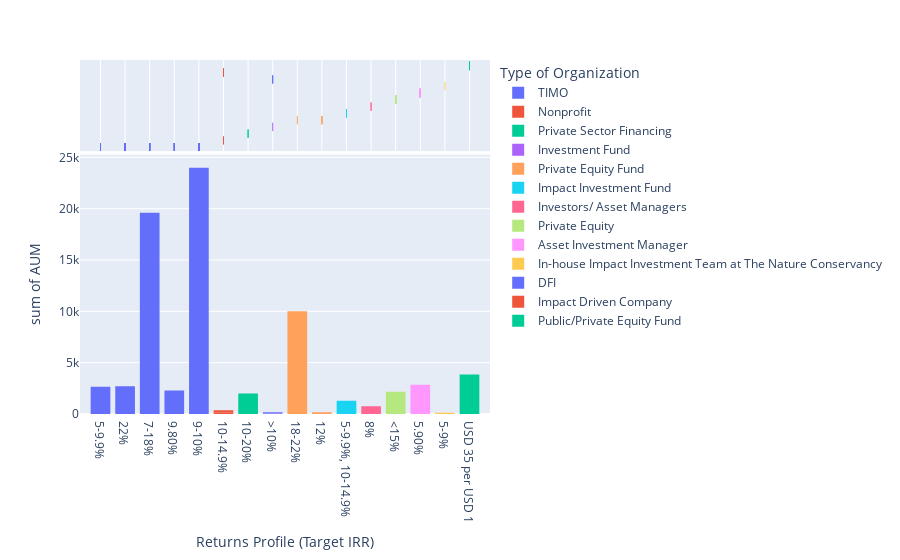

This figure's notebook cell:
### Code cell
fig = px.histogram(data, x="Returns Profile (Target IRR)", y="AUM", marginal="rug",color ="Type of Organization")
fig.show()

### Figure 1 — Plotly figure (JSON) as saved in the notebook; plotly's stock layout.template omitted (floating-point values rounded to 4 significant figures)
{"data": [{"alignmentgroup": "True", "bingroup": "x", "histfunc": "sum", "hovertemplate": "Type of Organization=TIMO<br>Returns Profile (Target IRR)=%{x}<br>sum of AUM=%{y}<extra></extra>", "legendgroup": "TIMO", "marker": {"color": "#636efa"}, "name": "TIMO", "offsetgroup": "TIMO", "orientation": "v", "showlegend": true, "type": "histogram", "x": ["5-9.9%", "5-9.9%", "5-9.9%", "22%", "22%", "22%", "22%", "22%", "22%", "22%", "22%", "22%", "7-18%", "7-18%", "7-18%", "7-18%", "7-18%", "7-18%", "7-18%", "9.80%", "9.80%", "9.80%", "9.80%", "9.80%", "9.80%", "9-10%", "9-10%", "9-10%", "9-10%", "9-10%", "9-10%", "9-10%", "9-10%"], "xaxis": "x", "y": [885, 885, 885, 300, 300, 300, 300, 300, 300, 300, 300, 300, 2800, 2800, 2800, 2800, 2800, 2800, 2800, 381, 381, 381, 381, 381, 381, 3000, 3000, 3000, 3000, 3000, 3000, 3000, 3000], "yaxis": "y"}, {"alignmentgroup": "True", "boxpoints": "all", "fillcolor": "rgba(255,255,255,0)", "hoveron": "points", "hovertemplate": "Type of Organization=TIMO<br>Returns Profile (Target IRR)=%{x}<extra></extra>", "jitter": 0, "legendgroup": "TIMO", "line": {"color": "rgba(255,255,255,0)"}, "marker": {"color": "#636efa", "symbol": "line-ns-open"}, "name": "TIMO", "offsetgroup": "TIMO", "showlegend": false, "type": "box", "x": ["5-9.9%", "5-9.9%", "5-9.9%", "22%", "22%", "22%", "22%", "22%", "22%", "22%", "22%", "22%", "7-18%", "7-18%", "7-18%", "7-18%", "7-18%", "7-18%", "7-18%", "9.80%", "9.80%", "9.80%", "9.80%", "9.80%", "9.80%", "9-10%", "9-10%", "9-10%", "9-10%", "9-10%", "9-10%", "9-10%", "9-10%"], "xaxis": "x2", "yaxis": "y2"}, {"alignmentgroup": "True", "bingroup": "x", "histfunc": "sum", "hovertemplate": "Type of Organization=Nonprofit<br>Returns Profile (Target IRR)=%{x}<br>sum of AUM=%{y}<extra></extra>", "legendgroup": "Nonprofit", "marker": {"color": "#EF553B"}, "name": "Nonprofit", "offsetgroup": "Nonprofit", "orientation": "v", "showlegend": true, "type": "histogram", "x": ["10-14.9%"], "xaxis": "x", "y": [150], "yaxis": "y"}, {"alignmentgroup": "True", "boxpoints": "all", "fillcolor": "rgba(255,255,255,0)", "hoveron": "points", "hovertemplate": "Type of Organization=Nonprofit<br>Returns Profile (Target IRR)=%{x}<extra></extra>", "jitter": 0, "legendgroup": "Nonprofit", "line": {"color": "rgba(255,255,255,0)"}, "marker": {"color": "#EF553B", "symbol": "line-ns-open"}, "name": "Nonprofit", "offsetgroup": "Nonprofit", "showlegend": false, "type": "box", "x": ["10-14.9%"], "xaxis": "x2", "yaxis": "y2"}, {"alignmentgroup": "True", "bingroup": "x", "histfunc": "sum", "hovertemplate": "Type of Organization=Private Sector Financing<br>Returns Profile (Target IRR)=%{x}<br>sum of AUM=%{y}<extra></extra>", "legendgroup": "Private Sector Financing", "marker": {"color": "#00cc96"}, "name": "Private Sector Financing", "offsetgroup": "Private Sector Financing", "orientation": "v", "showlegend": true, "type": "histogram", "x": ["10-20%", "10-20%"], "xaxis": "x", "y": [1000, 1000], "yaxis": "y"}, {"alignmentgroup": "True", "boxpoints": "all", "fillcolor": "rgba(255,255,255,0)", "hoveron": "points", "hovertemplate": "Type of Organization=Private Sector Financing<br>Returns Profile (Target IRR)=%{x}<extra></extra>", "jitter": 0, "legendgroup": "Private Sector Financing", "line": {"color": "rgba(255,255,255,0)"}, "marker": {"color": "#00cc96", "symbol": "line-ns-open"}, "name": "Private Sector Financing", "offsetgroup": "Private Sector Financing", "showlegend": false, "type": "box", "x": ["10-20%", "10-20%"], "xaxis": "x2", "yaxis": "y2"}, {"alignmentgroup": "True", "bingroup": "x", "histfunc": "sum", "hovertemplate": "Type of Organization=Investment Fund<br>Returns Profile (Target IRR)=%{x}<br>sum of AUM=%{y}<extra></extra>", "legendgroup": "Investment Fund", "marker": {"color": "#ab63fa"}, "name": "Investment Fund", "offsetgroup": "Investment Fund", "orientation": "v", "showlegend": true, "type": "histogram", "x": [">10%"], "xaxis": "x", "y": [60], "yaxis": "y"}, {"alignmentgroup": "True", "boxpoints": "all", "fillcolor": "rgba(255,255,255,0)", "hoveron": "points", "hovertemplate": "Type of Organization=Investment Fund<br>Returns Profile (Target IRR)=%{x}<extra></extra>", "jitter": 0, "legendgroup": "Investment Fund", "line": {"color": "rgba(255,255,255,0)"}, "marker": {"color": "#ab63fa", "symbol": "line-ns-open"}, "name": "Investment Fund", "offsetgroup": "Investment Fund", "showlegend": false, "type": "box", "x": [">10%"], "xaxis": "x2", "yaxis": "y2"}, {"alignmentgroup": "True", "bingroup": "x", "histfunc": "sum", "hovertemplate": "Type of Organization=Private Equity Fund<br>Returns Profile (Target IRR)=%{x}<br>sum of AUM=%{y}<extra></extra>", "legendgroup": "Private Equity Fund", "marker": {"color": "#FFA15A"}, "name": "Private Equity Fund", "offsetgroup": "Private Equity Fund", "orientation": "v", "showlegend": true, "type": "histogram", "x": ["18-22%", "12%", "12%", "12%"], "xaxis": "x", "y": [10000, 60.2, 60.2, 60.2], "yaxis": "y"}, {"alignmentgroup": "True", "boxpoints": "all", "fillcolor": "rgba(255,255,255,0)", "hoveron": "points", "hovertemplate": "Type of Organization=Private Equity Fund<br>Returns Profile (Target IRR)=%{x}<extra></extra>", "jitter": 0, "legendgroup": "Private Equity Fund", "line": {"color": "rgba(255,255,255,0)"}, "marker": {"color": "#FFA15A", "symbol": "line-ns-open"}, "name": "Private Equity Fund", "offsetgroup": "Private Equity Fund", "showlegend": false, "type": "box", "x": ["18-22%", "12%", "12%", "12%"], "xaxis": "x2", "yaxis": "y2"}, {"alignmentgroup": "True", "bingroup": "x", "histfunc": "sum", "hovertemplate": "Type of Organization=Impact Investment Fund<br>Returns Profile (Target IRR)=%{x}<br>sum of AUM=%{y}<extra></extra>", "legendgroup": "Impact Investment Fund", "marker": {"color": "#19d3f3"}, "name": "Impact Investment Fund", "offsetgroup": "Impact Investment Fund", "orientation": "v", "showlegend": true, "type": "histogram", "x": ["5-9.9%, 10-14.9%", "5-9.9%, 10-14.9%", "5-9.9%, 10-14.9%"], "xaxis": "x", "y": [429.5, 429.5, 429.5], "yaxis": "y"}, {"alignmentgroup": "True", "boxpoints": "all", "fillcolor": "rgba(255,255,255,0)", "hoveron": "points", "hovertemplate": "Type of Organization=Impact Investment Fund<br>Returns Profile (Target IRR)=%{x}<extra></extra>", "jitter": 0, "legendgroup": "Impact Investment Fund", "line": {"color": "rgba(255,255,255,0)"}, "marker": {"color": "#19d3f3", "symbol": "line-ns-open"}, "name": "Impact Investment Fund", "offsetgroup": "Impact Investment Fund", "showlegend": false, "type": "box", "x": ["5-9.9%, 10-14.9%", "5-9.9%, 10-14.9%", "5-9.9%, 10-14.9%"], "xaxis": "x2", "yaxis": "y2"}, {"alignmentgroup": "True", "bingroup": "x", "histfunc": "sum", "hovertemplate": "Type of Organization=Investors/ Asset Managers<br>Returns Profile (Target IRR)=%{x}<br>sum of AUM=%{y}<extra></extra>", "legendgroup": "Investors/ Asset Managers", "marker": {"color": "#FF6692"}, "name": "Investors/ Asset Managers", "offsetgroup": "Investors/ Asset Managers", "orientation": "v", "showlegend": true, "type": "histogram", "x": ["8%", "8%"], "xaxis": "x", "y": [380, 380], "yaxis": "y"}, {"alignmentgroup": "True", "boxpoints": "all", "fillcolor": "rgba(255,255,255,0)", "hoveron": "points", "hovertemplate": "Type of Organization=Investors/ Asset Managers<br>Returns Profile (Target IRR)=%{x}<extra></extra>", "jitter": 0, "legendgroup": "Investors/ Asset Managers", "line": {"color": "rgba(255,255,255,0)"}, "marker": {"color": "#FF6692", "symbol": "line-ns-open"}, "name": "Investors/ Asset Managers", "offsetgroup": "Investors/ Asset Managers", "showlegend": false, "type": "box", "x": ["8%", "8%"], "xaxis": "x2", "yaxis": "y2"}, {"alignmentgroup": "True", "bingroup": "x", "histfunc": "sum", "hovertemplate": "Type of Organization=Private Equity<br>Returns Profile (Target IRR)=%{x}<br>sum of AUM=%{y}<extra></extra>", "legendgroup": "Private Equity", "marker": {"color": "#B6E880"}, "name": "Private Equity", "offsetgroup": "Private Equity", "orientation": "v", "showlegend": true, "type": "histogram", "x": ["<15%", "<15%", "<15%", "<15%", "<15%", "<15%", "<15%", "<15%", "<15%"], "xaxis": "x", "y": [242, 242, 242, 242, 242, 242, 242, 242, 242], "yaxis": "y"}, {"alignmentgroup": "True", "boxpoints": "all", "fillcolor": "rgba(255,255,255,0)", "hoveron": "points", "hovertemplate": "Type of Organization=Private Equity<br>Returns Profile (Target IRR)=%{x}<extra></extra>", "jitter": 0, "legendgroup": "Private Equity", "line": {"color": "rgba(255,255,255,0)"}, "marker": {"color": "#B6E880", "symbol": "line-ns-open"}, "name": "Private Equity", "offsetgroup": "Private Equity", "showlegend": false, "type": "box", "x": ["<15%", "<15%", "<15%", "<15%", "<15%", "<15%", "<15%", "<15%", "<15%"], "xaxis": "x2", "yaxis": "y2"}, {"alignmentgroup": "True", "bingroup": "x", "histfunc": "sum", "hovertemplate": "Type of Organization=Asset Investment Manager<br>Returns Profile (Target IRR)=%{x}<br>sum of AUM=%{y}<extra></extra>", "legendgroup": "Asset Investment Manager", "marker": {"color": "#FF97FF"}, "name": "Asset Investment Manager", "offsetgroup": "Asset Investment Manager", "orientation": "v", "showlegend": true, "type": "histogram", "x": ["5.90%", "5.90%", "5.90%", "5.90%", "5.90%", "5.90%", "5.90%", "5.90%", "5.90%", "5.90%", "5.90%", "5.90%", "5.90%", "5.90%", "5.90%"], "xaxis": "x", "y": [190, 190, 190, 190, 190, 190, 190, 190, 190, 190, 190, 190, 190, 190, 190], "yaxis": "y"}, {"alignmentgroup": "True", "boxpoints": "all", "fillcolor": "rgba(255,255,255,0)", "hoveron": "points", "hovertemplate": "Type of Organization=Asset Investment Manager<br>Returns Profile (Target IRR)=%{x}<extra></extra>", "jitter": 0, "legendgroup": "Asset Investment Manager", "line": {"color": "rgba(255,255,255,0)"}, "marker": {"color": "#FF97FF", "symbol": "line-ns-open"}, "name": "Asset Investment Manager", "offsetgroup": "Asset Investment Manager", "showlegend": false, "type": "box", "x": ["5.90%", "5.90%", "5.90%", "5.90%", "5.90%", "5.90%", "5.90%", "5.90%", "5.90%", "5.90%", "5.90%", "5.90%", "5.90%", "5.90%", "5.90%"], "xaxis": "x2", "yaxis": "y2"}, {"alignmentgroup": "True", "bingroup": "x", "histfunc": "sum", "hovertemplate": "Type of Organization=In-house Impact Investment Team at The Nature Conservancy<br>Returns Profile (Target IRR)=%{x}<br>sum of AUM=%{y}<extra></extra>", "legendgroup": "In-house Impact Investment Team at The Nature Conservancy", "marker": {"color": "#FECB52"}, "name": "In-house Impact Investment Team at The Nature Conservancy", "offsetgroup": "In-house Impact Investment Team at The Nature Conservancy", "orientation": "v", "showlegend": true, "type": "histogram", "x": ["5-9%"], "xaxis": "x", "y": [130], "yaxis": "y"}, {"alignmentgroup": "True", "boxpoints": "all", "fillcolor": "rgba(255,255,255,0)", "hoveron": "points", "hovertemplate": "Type of Organization=In-house Impact Investment Team at The Nature Conservancy<br>Returns Profile (Target IRR)=%{x}<extra></extra>", "jitter": 0, "legendgroup": "In-house Impact Investment Team at The Nature Conservancy", "line": {"color": "rgba(255,255,255,0)"}, "marker": {"color": "#FECB52", "symbol": "line-ns-open"}, "name": "In-house Impact Investment Team at The Nature Conservancy", "offsetgroup": "In-house Impact Investment Team at The Nature Conservancy", "showlegend": false, "type": "box", "x": ["5-9%"], "xaxis": "x2", "yaxis": "y2"}, {"alignmentgroup": "True", "bingroup": "x", "histfunc": "sum", "hovertemplate": "Type of Organization=DFI<br>Returns Profile (Target IRR)=%{x}<br>sum of AUM=%{y}<extra></extra>", "legendgroup": "DFI", "marker": {"color": "#636efa"}, "name": "DFI", "offsetgroup": "DFI", "orientation": "v", "showlegend": true, "type": "histogram", "x": [">10%", ">10%"], "xaxis": "x", "y": [54, 54], "yaxis": "y"}, {"alignmentgroup": "True", "boxpoints": "all", "fillcolor": "rgba(255,255,255,0)", "hoveron": "points", "hovertemplate": "Type of Organization=DFI<br>Returns Profile (Target IRR)=%{x}<extra></extra>", "jitter": 0, "legendgroup": "DFI", "line": {"color": "rgba(255,255,255,0)"}, "marker": {"color": "#636efa", "symbol": "line-ns-open"}, "name": "DFI", "offsetgroup": "DFI", "showlegend": false, "type": "box", "x": [">10%", ">10%"], "xaxis": "x2", "yaxis": "y2"}, {"alignmentgroup": "True", "bingroup": "x", "histfunc": "sum", "hovertemplate": "Type of Organization=Impact Driven Company<br>Returns Profile (Target IRR)=%{x}<br>sum of AUM=%{y}<extra></extra>", "legendgroup": "Impact Driven Company", "marker": {"color": "#EF553B"}, "name": "Impact Driven Company", "offsetgroup": "Impact Driven Company", "orientation": "v", "showlegend": true, "type": "histogram", "x": ["10-14.9%", "10-14.9%", "10-14.9%"], "xaxis": "x", "y": [75, 75, 75], "yaxis": "y"}, {"alignmentgroup": "True", "boxpoints": "all", "fillcolor": "rgba(255,255,255,0)", "hoveron": "points", "hovertemplate": "Type of Organization=Impact Driven Company<br>Returns Profile (Target IRR)=%{x}<extra></extra>", "jitter": 0, "legendgroup": "Impact Driven Company", "line": {"color": "rgba(255,255,255,0)"}, "marker": {"color": "#EF553B", "symbol": "line-ns-open"}, "name": "Impact Driven Company", "offsetgroup": "Impact Driven Company", "showlegend": false, "type": "box", "x": ["10-14.9%", "10-14.9%", "10-14.9%"], "xaxis": "x2", "yaxis": "y2"}, {"alignmentgroup": "True", "bingroup": "x", "histfunc": "sum", "hovertemplate": "Type of Organization=Public/Private Equity Fund<br>Returns Profile (Target IRR)=%{x}<br>sum of AUM=%{y}<extra></extra>", "legendgroup": "Public/Private Equity Fund", "marker": {"color": "#00cc96"}, "name": "Public/Private Equity Fund", "offsetgroup": "Public/Private Equity Fund", "orientation": "v", "showlegend": true, "type": "histogram", "x": ["USD 35 per USD 1", "USD 35 per USD 1", "USD 35 per USD 1", "USD 35 per USD 1", "USD 35 per USD 1", "USD 35 per USD 1", "USD 35 per USD 1", "USD 35 per USD 1"], "xaxis": "x", "y": [481, 481, 481, 481, 481, 481, 481, 481], "yaxis": "y"}, {"alignmentgroup": "True", "boxpoints": "all", "fillcolor": "rgba(255,255,255,0)", "hoveron": "points", "hovertemplate": "Type of Organization=Public/Private Equity Fund<br>Returns Profile (Target IRR)=%{x}<extra></extra>", "jitter": 0, "legendgroup": "Public/Private Equity Fund", "line": {"color": "rgba(255,255,255,0)"}, "marker": {"color": "#00cc96", "symbol": "line-ns-open"}, "name": "Public/Private Equity Fund", "offsetgroup": "Public/Private Equity Fund", "showlegend": false, "type": "box", "x": ["USD 35 per USD 1", "USD 35 per USD 1", "USD 35 per USD 1", "USD 35 per USD 1", "USD 35 per USD 1", "USD 35 per USD 1", "USD 35 per USD 1", "USD 35 per USD 1"], "xaxis": "x2", "yaxis": "y2"}], "layout": {"barmode": "relative", "legend": {"title": {"text": "Type of Organization"}, "tracegroupgap": 0}, "margin": {"t": 60}, "xaxis": {"anchor": "y", "domain": [0, 1], "title": {"text": "Returns Profile (Target IRR)"}}, "xaxis2": {"anchor": "y2", "domain": [0, 1], "matches": "x", "showgrid": true, "showticklabels": false}, "yaxis": {"anchor": "x", "domain": [0, 0.7326], "title": {"text": "sum of AUM"}}, "yaxis2": {"anchor": "x2", "domain": [0.7426, 1], "matches": "y2", "showgrid": false, "showline": false, "showticklabels": false, "ticks": ""}}}
